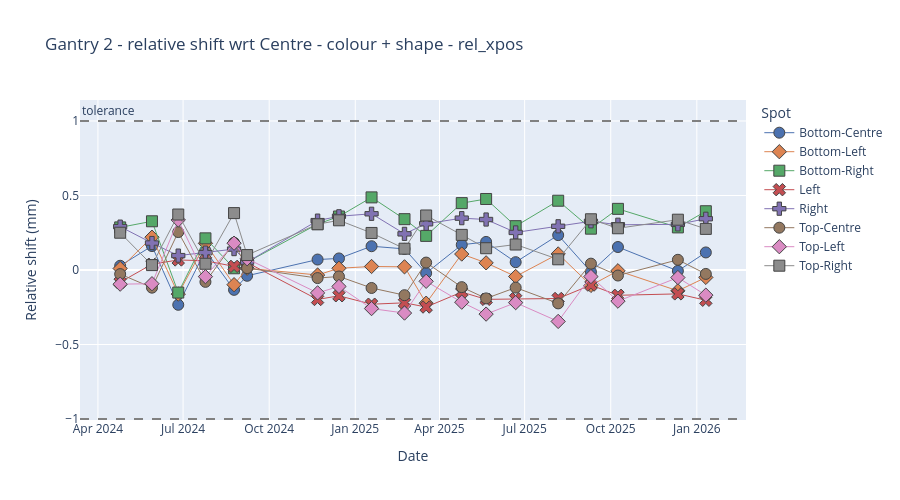

This figure's notebook cell:
### Code cell
plotly_spot_position_color_and_shape(sub_df, "rel_xpos", "Gantry 2", "XRV-3000", 70, 0, 24)
